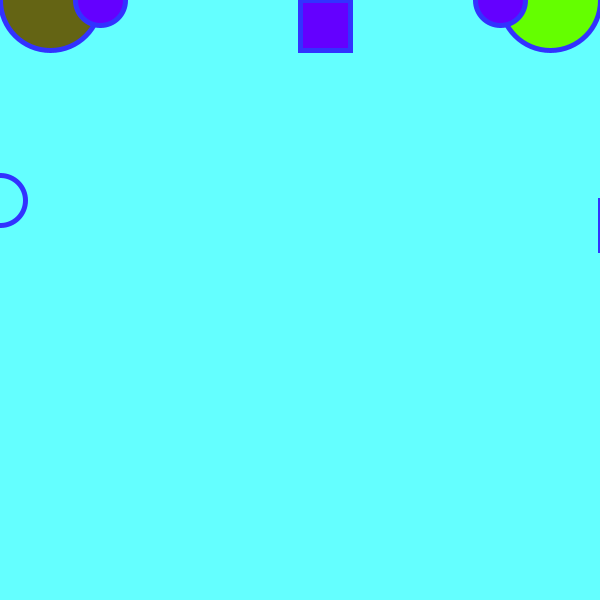
Frame 1 (no input)
Frame 60 (the mouse pressed at the canvas centre just before this capture): identical to frame 1, image omitted
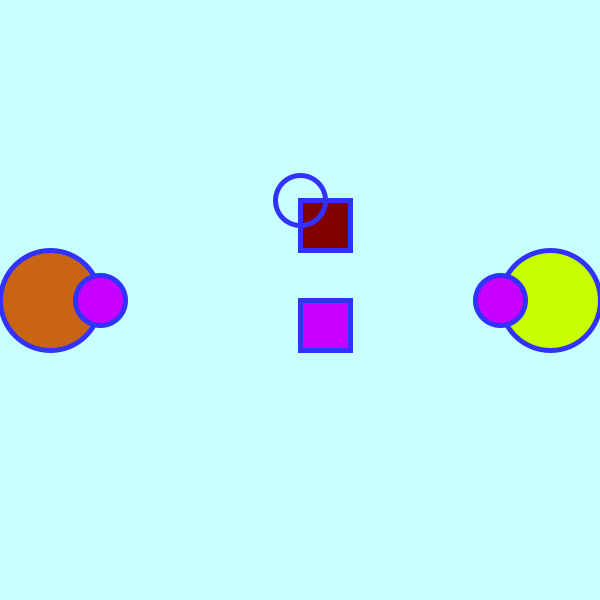
Frame 120 (the mouse held since frame 60 and released just before this capture)

The Processing sketch that drew these frames (run headless with seeded random() and noise(); from frame 60 on, the mouse is pressed at the canvas centre):

// Processing sketch: processing_138687
// ── processing_138687.pde

/*felix anderson
homework assignment week 3
creative computing B
benjamin bacon 
*/

  void setup() {
  
    size (600,600);
    
    strokeWeight(5); 
    smooth(5); 
    stroke(0, 50); 
    
    
  }

  void draw() {
    
  
  int rect_x = round( map(mouseX, 0,width, width,0) );
  int rect_y = round( map(mouseX, mouseY,width, width,0) );
   int r = round( map(mouseX, 0,width, 0,255) );
   int l = round( map(0, mouseY,width, 100,0));
   int b = round( map(mouseX, 0,width, 0,255) );
  
  
 
  size(600,600);
  background(l, 500,500);
  stroke(50,50,255);
  
  fill (l, 100,20);
  ellipse(50,mouseY,100,100);
  fill (l, 500,0);
  ellipse(550,mouseY,100,100);

 
  fill (l,0,300);
  ellipse(100,mouseY,50,50);
  rect (300, mouseY,50, 50);
  ellipse (500, mouseY, 50, 50);
  fill(r,0,0);
  rect( rect_x,200, 50,50 );
  fill (b,300,20,0);
  ellipse( mouseX,200, 50,50 );
  fill (10, 100);
  
  line(mouseX, mouseY, pmouseX, pmouseY); 
  
  
  
  }
  /*I let my brother try out the assignment. He thought it 
  was pretty cool, especially how the colors faded in and out
  for the shapes and the background. I tried to explain what
  my true intentions were for the assignment but it was still
  interesting and fun. The interaction with the computer was 
  interesting, seeing him move the mouse in every direction. 
  I think there are ways for me to improve the experience. 
  I feel I can do more and add more experiences for the user
  but I just need to figure out more things and understand 
  more material before doing anything so far.*/ 
  
  
  
   
  
